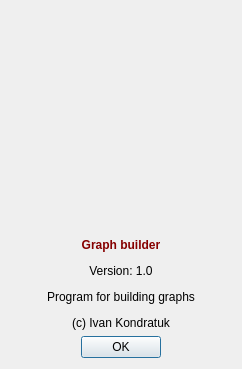
<?xml version="1.0" encoding="UTF-8"?>
<ui version="4.0">
 <class>AboutDialog</class>
 <widget class="QDialog" name="AboutDialog">
  <property name="geometry">
   <rect>
    <x>0</x>
    <y>0</y>
    <width>238</width>
    <height>369</height>
   </rect>
  </property>
  <property name="windowTitle">
   <string>About</string>
  </property>
  <layout class="QVBoxLayout" name="verticalLayout">
   <item>
    <widget class="QFrame" name="frame">
     <property name="minimumSize">
      <size>
       <width>220</width>
       <height>220</height>
      </size>
     </property>
     <property name="styleSheet">
      <string notr="true">image: url(:/icons/Main.png);</string>
     </property>
    </widget>
   </item>
   <item>
    <widget class="QLabel" name="label">
     <property name="sizePolicy">
      <sizepolicy hsizetype="Preferred" vsizetype="Maximum">
       <horstretch>0</horstretch>
       <verstretch>0</verstretch>
      </sizepolicy>
     </property>
     <property name="text">
      <string>&lt;html&gt;&lt;head/&gt;&lt;body&gt;&lt;p align=&quot;center&quot;&gt;&lt;span style=&quot; font-weight:600; color:#860000;&quot;&gt;Graph builder&lt;/span&gt;&lt;/p&gt;&lt;p align=&quot;center&quot;&gt;&lt;span style=&quot; color:#000000;&quot;&gt;Version: 1.0&lt;/span&gt;&lt;/p&gt;&lt;p align=&quot;center&quot;&gt;&lt;span style=&quot; color:#000000;&quot;&gt;Program for building graphs&lt;/span&gt;&lt;/p&gt;&lt;p align=&quot;center&quot;&gt;&lt;span style=&quot; color:#000000;&quot;&gt;(c) Ivan Kondratuk&lt;/span&gt;&lt;/p&gt;&lt;/body&gt;&lt;/html&gt;</string>
     </property>
    </widget>
   </item>
   <item>
    <widget class="QDialogButtonBox" name="buttonBox">
     <property name="orientation">
      <enum>Qt::Horizontal</enum>
     </property>
     <property name="standardButtons">
      <set>QDialogButtonBox::Ok</set>
     </property>
     <property name="centerButtons">
      <bool>true</bool>
     </property>
    </widget>
   </item>
  </layout>
 </widget>
 <resources/>
 <connections>
  <connection>
   <sender>buttonBox</sender>
   <signal>accepted()</signal>
   <receiver>AboutDialog</receiver>
   <slot>accept()</slot>
   <hints>
    <hint type="sourcelabel">
     <x>248</x>
     <y>254</y>
    </hint>
    <hint type="destinationlabel">
     <x>157</x>
     <y>274</y>
    </hint>
   </hints>
  </connection>
 </connections>
</ui>
